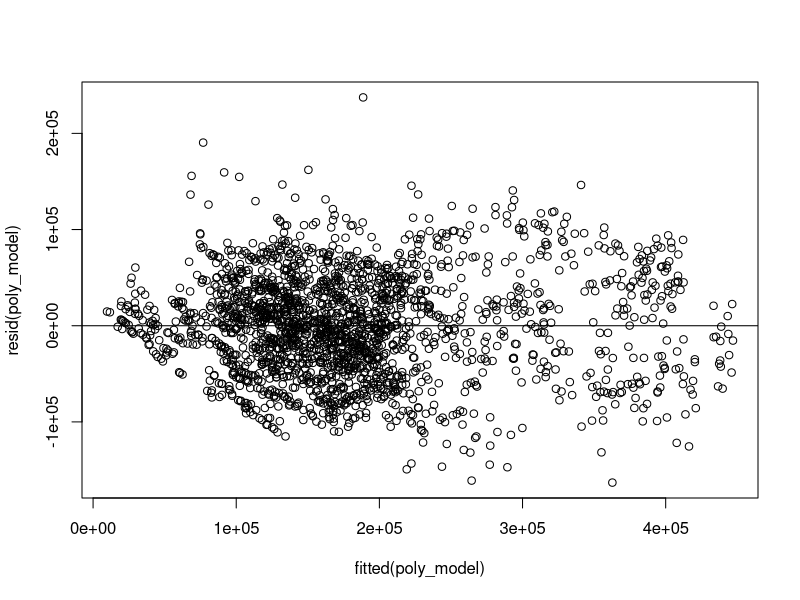
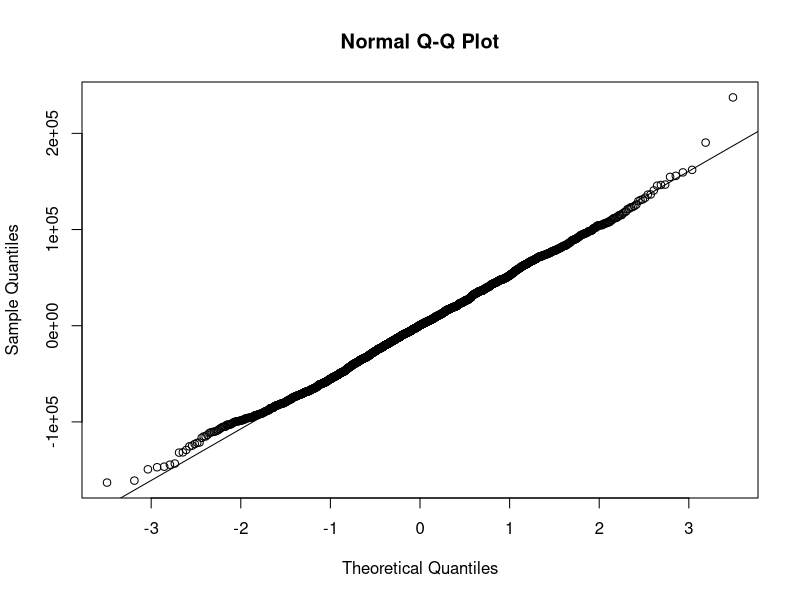
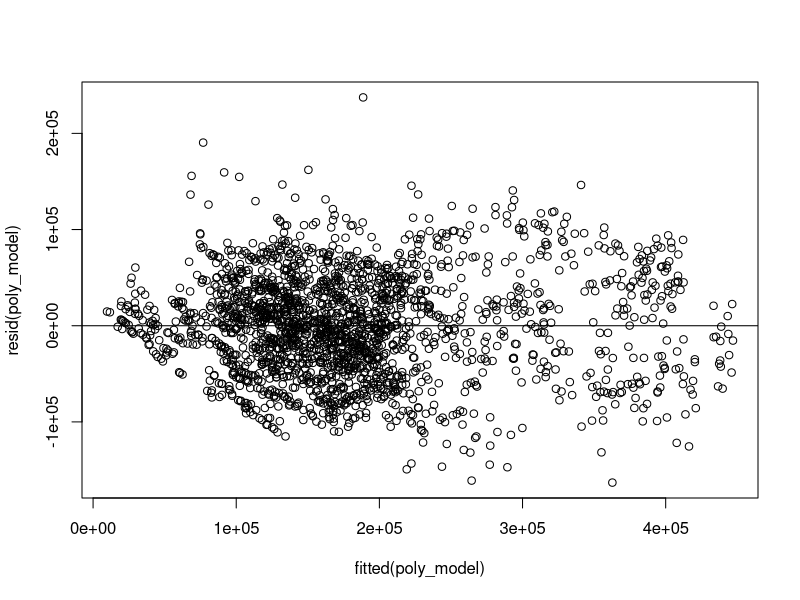
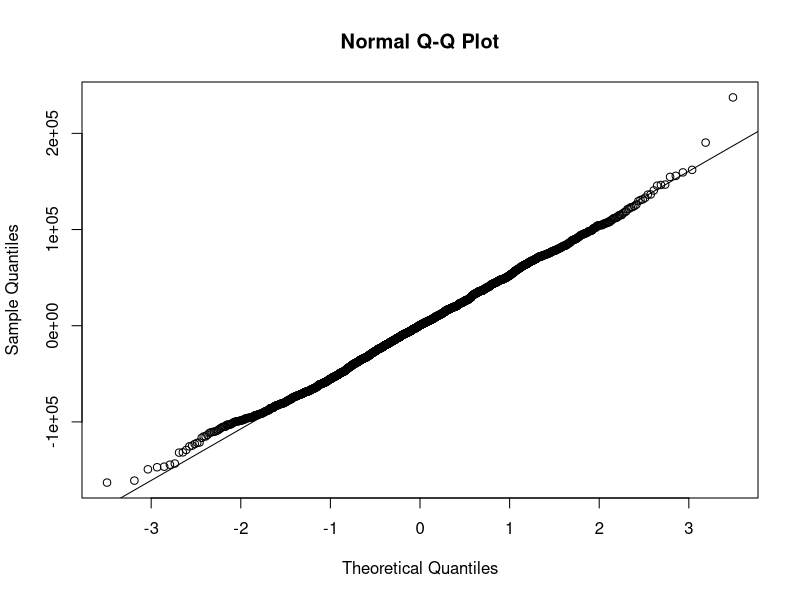

Write R code to recreate these figures, in order.
library(readr)
library(lmtest)
library(car)

# subset potatoes and center predictors
df = read_csv("cleaned_yield_with_gdp_cat.csv")
df_potatoes = subset(df, crop == "Potatoes")
df_potatoes$rain_mm_cent = df_potatoes$rain_mm - mean(df_potatoes$rain_mm)
df_potatoes$temp_c_cent = df_potatoes$temp_c - mean(df_potatoes$temp_c)
df_potatoes$year_cent = df_potatoes$year - mean(df_potatoes$year)

# additive model
add_model = lm(yield_hg_ha ~ rain_mm + temp_c + pesticides_t + year + gdp_tier + subregion, , data = df_potatoes)
summary(add_model)

# test polynomial models of different degrees
poly_model = lm(yield_hg_ha ~ poly(rain_mm_cent, 2) + poly(temp_c_cent, 2) + year_cent + pesticides_t + gdp_tier + subregion, data = df_potatoes)
summary(poly_model)

# polynomial model diagnostics
plot(resid(poly_model) ~ fitted(poly_model))
abline(h = 0)
bptest(poly_model)
qqnorm(resid(poly_model))
qqline(resid(poly_model))
shapiro.test(resid(poly_model))

# the quadratic model featuring subregions attains a high r-squared and somewhat reasonable normality
quad_model = lm(yield_hg_ha ~ rain_mm_cent + temp_c_cent + I(rain_mm_cent ^ 2) + I(temp_c_cent ^ 2) + year_cent + pesticides_t + gdp_tier + subregion, data = df_potatoes)
summary(quad_model)

# however, we see issues with collinearity
# still, it seems to be a decent model for prediction
vif(quad_model)

# we can remove collinarity issues by removing subregions from the model
# however, r-squared and other diagnostics suffer
nosubreg_quad = lm(yield_hg_ha ~ rain_mm_cent * temp_c_cent + I(rain_mm_cent ^ 2) + I(temp_c_cent ^ 2) + year_cent + pesticides_t + gdp_tier, data = df_potatoes)
summary(nosubreg_quad)
vif(nosubreg_quad)

plot(resid(poly_model) ~ fitted(poly_model))
abline(h = 0)
bptest(poly_model)
qqnorm(resid(poly_model))
qqline(resid(poly_model))
shapiro.test(resid(poly_model))
